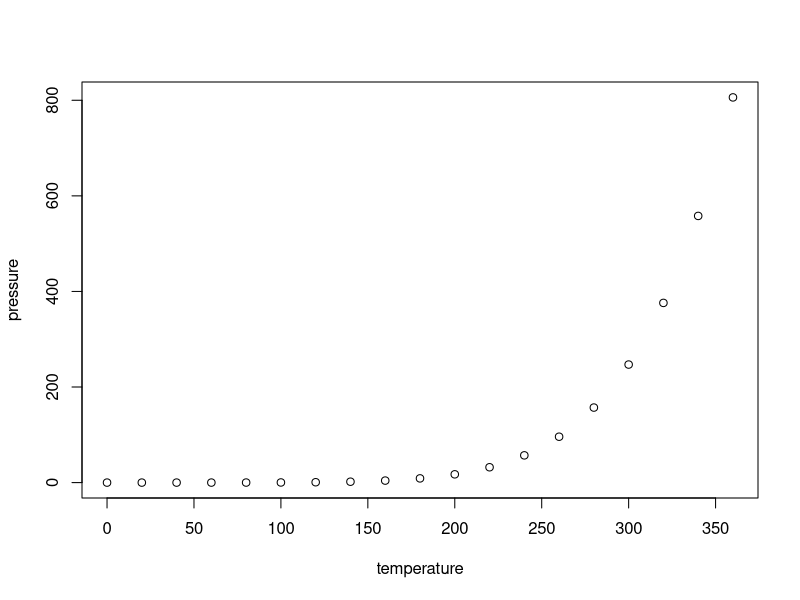
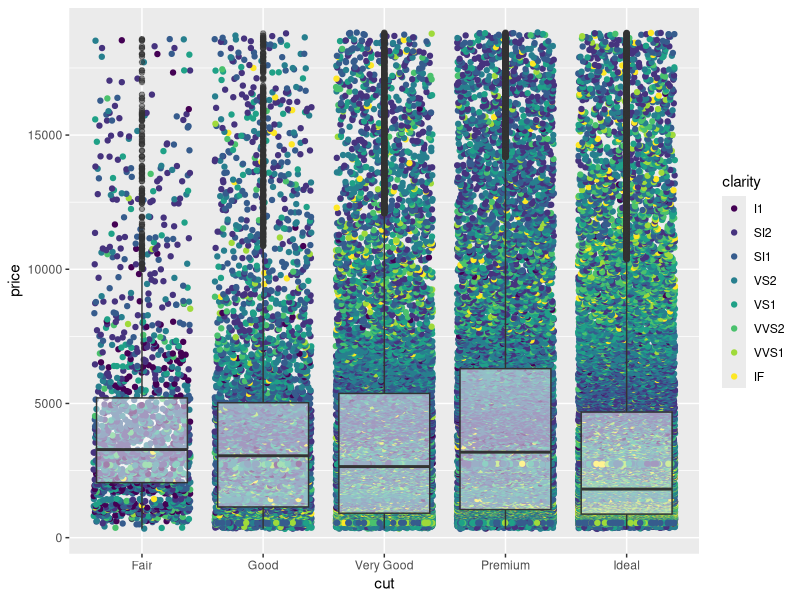

These figures' R source, in order:
## ---- chunk 1
knitr::opts_chunk$set(echo = TRUE)
## ---- chunk 2
summary(cars)
## ---- chunk 3
plot(pressure)
## ---- chunk 4
library(tidyverse)
ggplot(diamonds,aes(x=cut,y=price))+
  geom_jitter(aes(col=clarity))+
  geom_boxplot(alpha=0.5)

